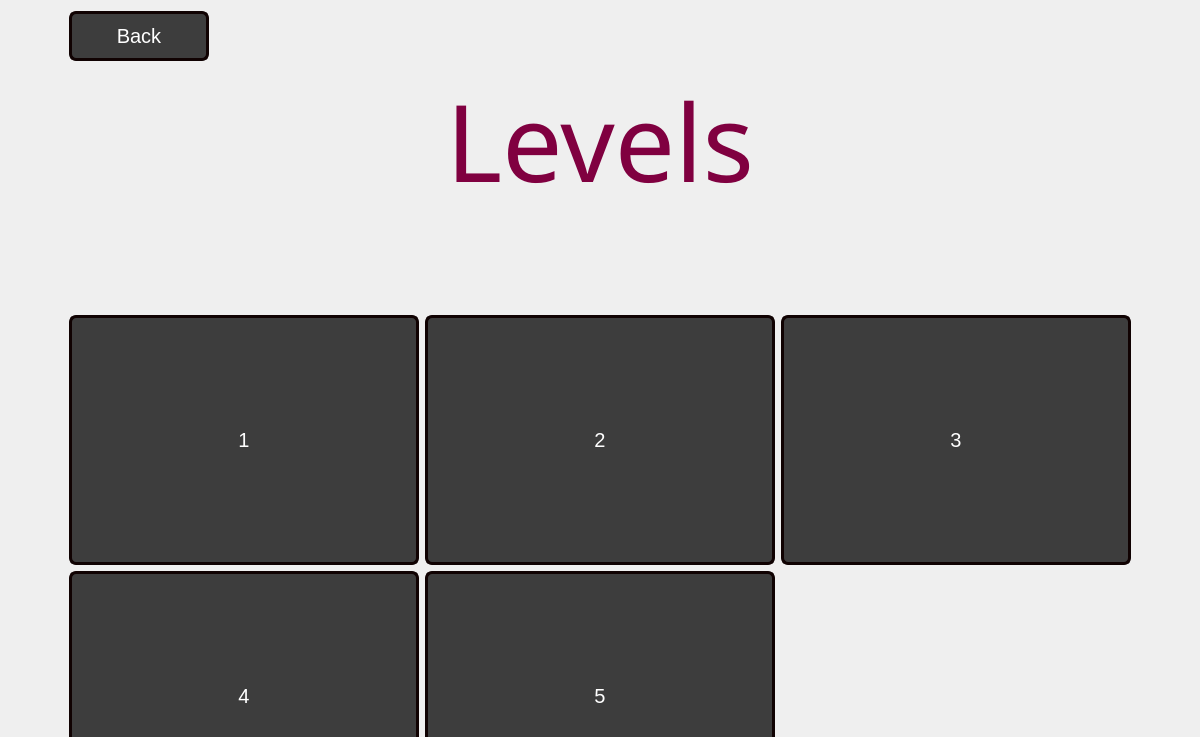
<?xml version="1.0" encoding="UTF-8"?>
<ui version="4.0">
 <class>LevelsPage</class>
 <widget class="QWidget" name="LevelsPage">
  <property name="geometry">
   <rect>
    <x>0</x>
    <y>0</y>
    <width>1200</width>
    <height>700</height>
   </rect>
  </property>
  <property name="windowTitle">
   <string>Form</string>
  </property>
  <property name="styleSheet">
   <string notr="true">QPushButton{
border-style:solid;
background-color:#3d3d3d;
color:#fff;
border-style:solid;
border-width: 3px;
border-color:#100202;
border-radius:7px;
font: &quot;Menlo&quot;;
font-size:20px;
}

QPushButton:hover{
border-style:solid;
border-width: 3px;
border-color:#2DEC6C;
border-radius:7px;
}</string>
  </property>
  <layout class="QGridLayout" name="gridLayout_2">
   <item row="0" column="0">
    <layout class="QVBoxLayout" name="verticalLayout">
     <item>
      <widget class="QPushButton" name="levelsBackButton">
       <property name="enabled">
        <bool>true</bool>
       </property>
       <property name="minimumSize">
        <size>
         <width>140</width>
         <height>50</height>
        </size>
       </property>
       <property name="maximumSize">
        <size>
         <width>60</width>
         <height>60</height>
        </size>
       </property>
       <property name="text">
        <string>Back</string>
       </property>
      </widget>
     </item>
     <item>
      <widget class="QLabel" name="levelsLabel">
       <property name="font">
        <font>
         <family>Menlo</family>
         <pointsize>80</pointsize>
         <weight>50</weight>
         <bold>false</bold>
        </font>
       </property>
       <property name="text">
        <string>&lt;html&gt;&lt;head/&gt;&lt;body&gt;&lt;p&gt;&lt;span style=&quot; color:#800040;&quot;&gt;Levels&lt;/span&gt;&lt;/p&gt;&lt;/body&gt;&lt;/html&gt;</string>
       </property>
       <property name="alignment">
        <set>Qt::AlignBottom|Qt::AlignHCenter</set>
       </property>
      </widget>
     </item>
     <item>
      <layout class="QGridLayout" name="gridLayout">
       <item row="0" column="0">
        <widget class="QPushButton" name="level1Button">
         <property name="minimumSize">
          <size>
           <width>350</width>
           <height>250</height>
          </size>
         </property>
         <property name="maximumSize">
          <size>
           <width>60</width>
           <height>60</height>
          </size>
         </property>
         <property name="text">
          <string>1</string>
         </property>
        </widget>
       </item>
       <item row="0" column="1">
        <widget class="QPushButton" name="level2Button">
         <property name="minimumSize">
          <size>
           <width>350</width>
           <height>250</height>
          </size>
         </property>
         <property name="maximumSize">
          <size>
           <width>60</width>
           <height>60</height>
          </size>
         </property>
         <property name="text">
          <string>2</string>
         </property>
        </widget>
       </item>
       <item row="0" column="2">
        <widget class="QPushButton" name="level3Button">
         <property name="minimumSize">
          <size>
           <width>350</width>
           <height>250</height>
          </size>
         </property>
         <property name="maximumSize">
          <size>
           <width>60</width>
           <height>60</height>
          </size>
         </property>
         <property name="text">
          <string>3</string>
         </property>
        </widget>
       </item>
       <item row="1" column="0">
        <widget class="QPushButton" name="level4Button">
         <property name="minimumSize">
          <size>
           <width>350</width>
           <height>250</height>
          </size>
         </property>
         <property name="maximumSize">
          <size>
           <width>60</width>
           <height>60</height>
          </size>
         </property>
         <property name="text">
          <string>4</string>
         </property>
        </widget>
       </item>
       <item row="1" column="1">
        <widget class="QPushButton" name="level5Button">
         <property name="minimumSize">
          <size>
           <width>350</width>
           <height>250</height>
          </size>
         </property>
         <property name="maximumSize">
          <size>
           <width>60</width>
           <height>60</height>
          </size>
         </property>
         <property name="text">
          <string>5</string>
         </property>
        </widget>
       </item>
      </layout>
     </item>
    </layout>
   </item>
   <item row="1" column="0">
    <spacer name="verticalSpacer">
     <property name="orientation">
      <enum>Qt::Vertical</enum>
     </property>
     <property name="sizeHint" stdset="0">
      <size>
       <width>20</width>
       <height>40</height>
      </size>
     </property>
    </spacer>
   </item>
  </layout>
 </widget>
 <resources/>
 <connections/>
</ui>
